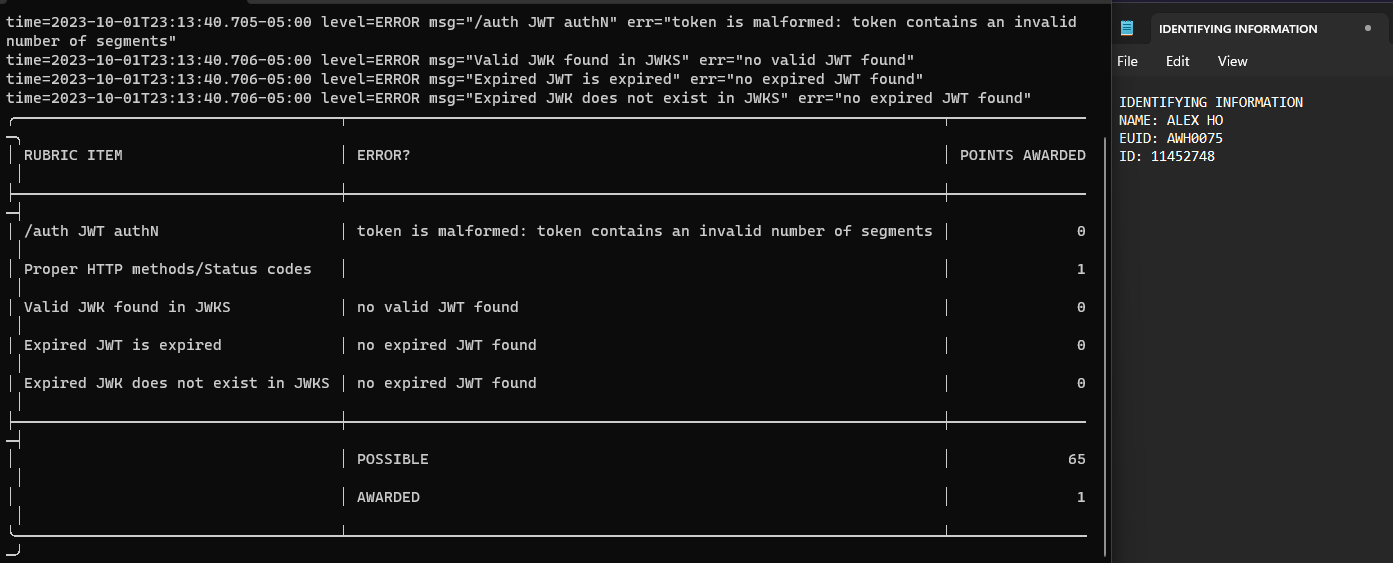
//> input picture src/JWKS-Server/GRADEBOT.png, 1393 x 563 px, given in place of box.png, which was not available
$ ./example_14-02 ../../JWKS-Server/GRADEBOT.png   (built with g++ and OpenCV 4)
//> lines starting //> are read from the running program, lines starting //| are printed output that depends on the picture; after the words box and inside, x2 and y2 are one past the last pixel; in counts of white or black regions, pixels touching at a corner belong together; pictures that were not available may be replaced by others from this repository, and a replacement may not be noted
// Example 14-2. Finding and drawing contours on an input image

#include <opencv2/opencv.hpp>
#include <algorithm>
#include <iostream>

using namespace std;

struct AreaCmp {
  AreaCmp(const vector<float>& _areas) : areas(&_areas) {}
  bool operator()(int a, int b) const { return (*areas)[a] > (*areas)[b]; }
  const vector<float>* areas;
};

int main(int argc, char* argv[]) {
  cv::Mat img, img_edge, img_color;

  // [8 lines of commented-out code are left out]
  img = cv::imread("E:/app/julia/Learning-OpenCV-3_examples/box.png",cv::IMREAD_GRAYSCALE);
//> img: 563 rows x 1393 cols, CV_8UC1; min 12, max 255, mean 26.2

  cv::threshold(img, img_edge, 128, 255, cv::THRESH_BINARY);
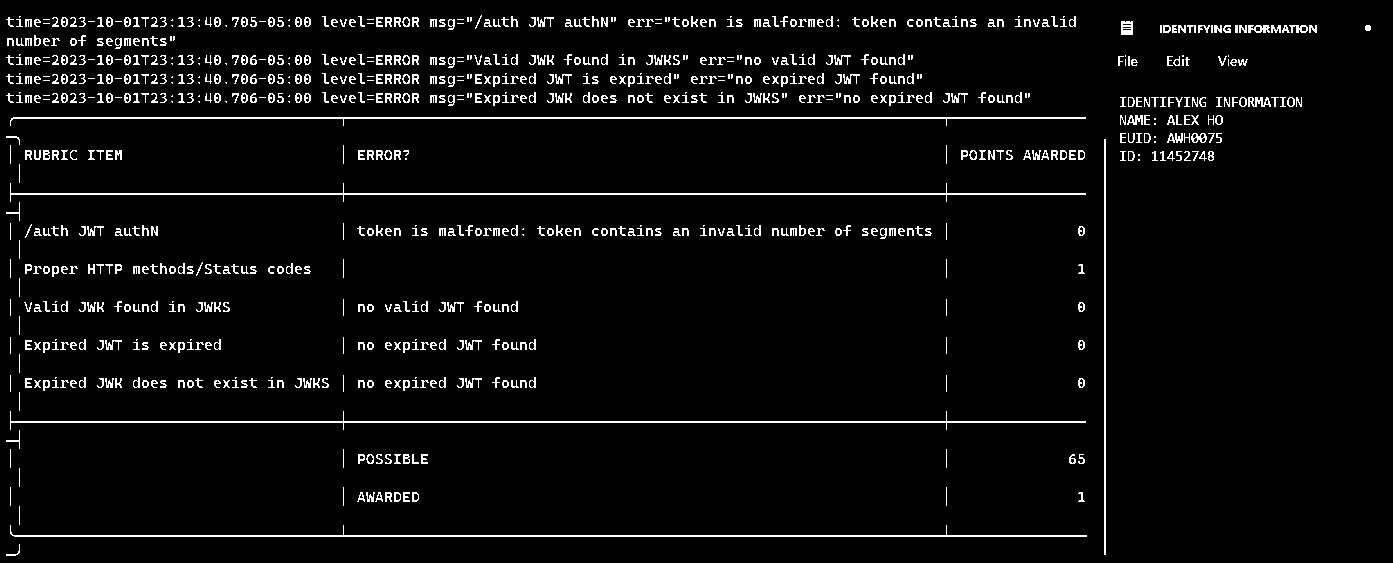
//> img_edge: 563 rows x 1393 cols, CV_8UC1; 4.5% white in thin lines or dots
  cv::imshow("Image after threshold", img_edge);
  vector< vector< cv::Point > > contours;
  vector< cv::Vec4i > hierarchy;

  cv::findContours(
    img_edge,
    contours,
    hierarchy,
    cv::RETR_LIST,
    cv::CHAIN_APPROX_SIMPLE
  );
//> contours = 1134 contours, 710 with area under 20; largest, box (x1, y1, x2, y2) and area: (10, 411, 1086, 430) 1080, (10, 183, 1086, 202) 1080, (10, 525, 1087, 537) 1078, (10, 117, 1086, 126) 1078, (1104, 139, 1106, 555) 415
  cout << "\n\nHit any key to draw the next contour, ESC to quit\n\n";
  cout << "Total Contours Detected: " << contours.size() << endl;
//| Total Contours Detected: 1134

  vector<int> sortIdx(contours.size());
  vector<float> areas(contours.size());
  for( int n = 0; n < (int)contours.size(); n++ ) {
    sortIdx[n] = n;
    areas[n] = contourArea(contours[n], false);
  }
//> after the loop, sortIdx = 1134 values from 0 to 1133; areas = 1134 values, max 1080 at index 39, min 0 at index 2, mean 22.19

  // sort contours so that the largest contours go first
  //
  std::sort(sortIdx.begin(), sortIdx.end(), AreaCmp(areas));
//> sortIdx = 1134 values, max 1133 at index 869, min 0 at index 666, mean 566.5

  for( int n = 0; n < (int)sortIdx.size(); n++ ) {
    int idx = sortIdx[n];
    cv::cvtColor( img, img_color, cv::COLOR_GRAY2BGR );
    cv::drawContours(
      img_color, contours, idx,
      cv::Scalar(0,0,255), 2, 8, hierarchy,
      0 // Try different values of max_level, and see what happens
    );
    cout << "Contour #" << idx << ": area=" << areas[idx] <<
      ", nvertices=" << contours[idx].size() << endl;
    cv::imshow(argv[0], img_color);
    int k;
    if( (k = cv::waitKey()&255) == 27 )
      break;
  }
//> this loop made 1134 passes; the space key is pressed
//> idx on passes 1 to 3: 364, 39, 1
//| Contour #364: area=1080, nvertices=28
//| Contour #39: area=1080, nvertices=28
//| Contour #1: area=1078, nvertices=21
//| Contour #454: area=1077.5, nvertices=20
//| Contour #432: area=415, nvertices=4
//| Contour #993: area=141, nvertices=10
//| Contour #443: area=105, nvertices=32
//| Contour #965: area=100.5, nvertices=41
//> (output is shown up to pass 8 of 1134)
//> pass 1, `cv::imshow(argv[0], img_color);`:
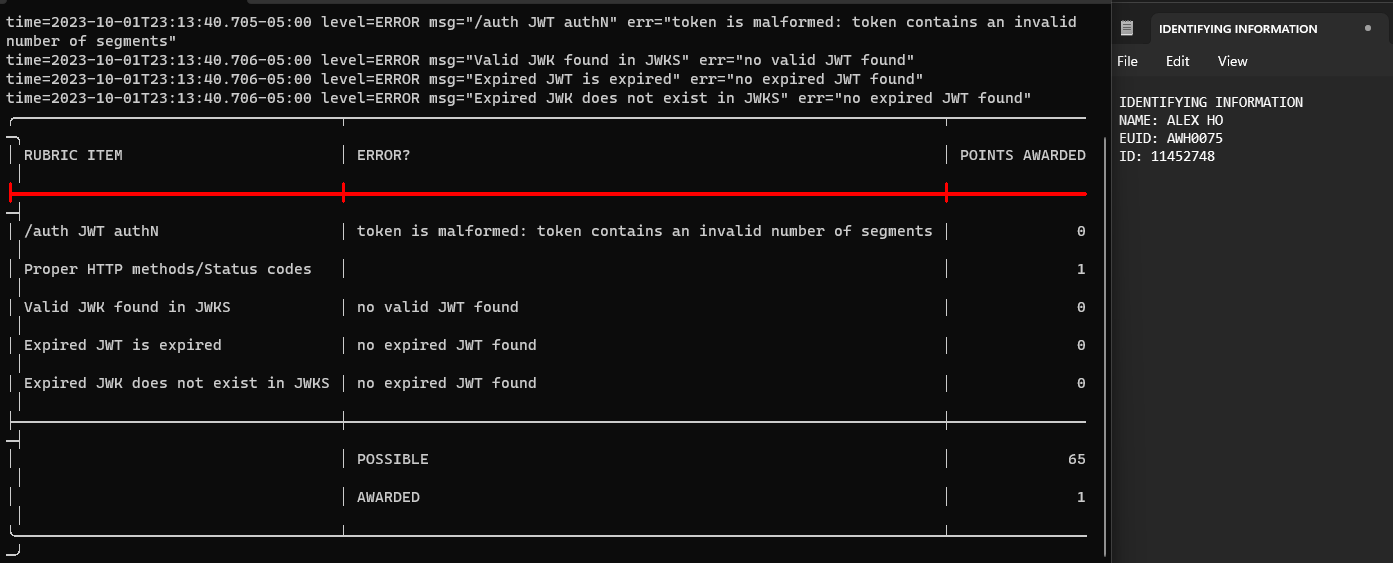
//> window './example_14-02': 563 rows x 1393 cols, CV_8UC3; mean B, G, R 25.5, 25.5, 27
//> pass 2, `cv::imshow(argv[0], img_color);`:
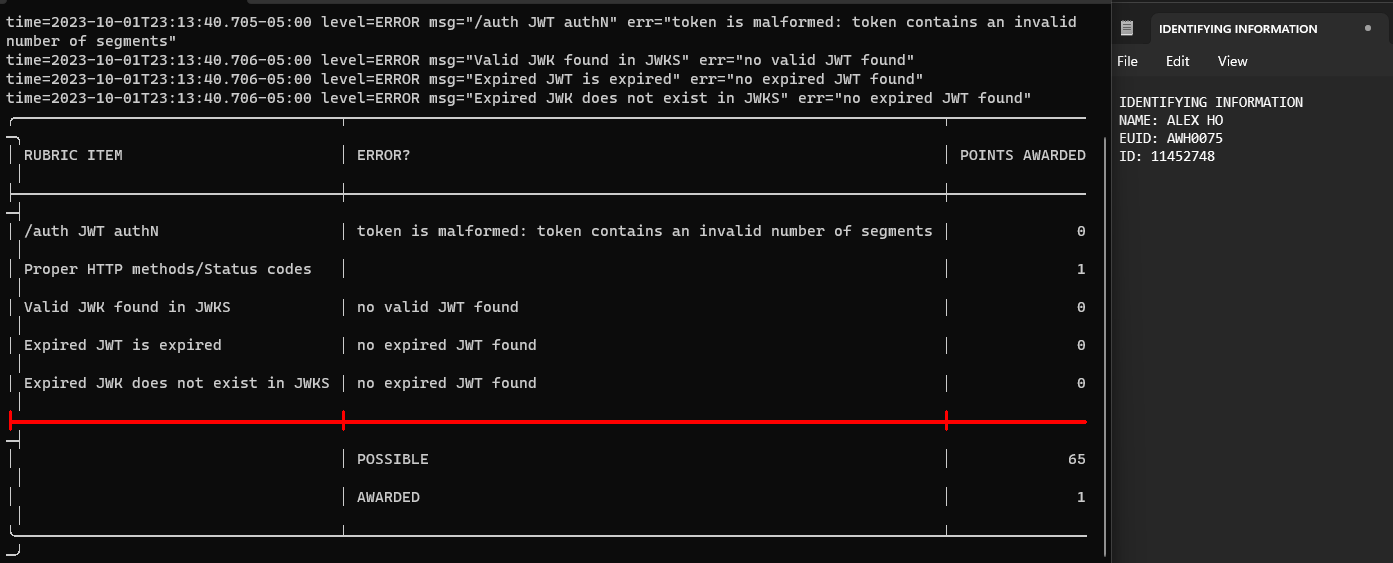
//> window './example_14-02': 563 rows x 1393 cols, CV_8UC3; mean B, G, R 25.5, 25.5, 27
//> after the loop: img_color: 563 rows x 1393 cols, CV_8UC3; mean B, G, R 26.1, 26.1, 26.2
  cout << "Finished all contours\n";

  return 0;
}
